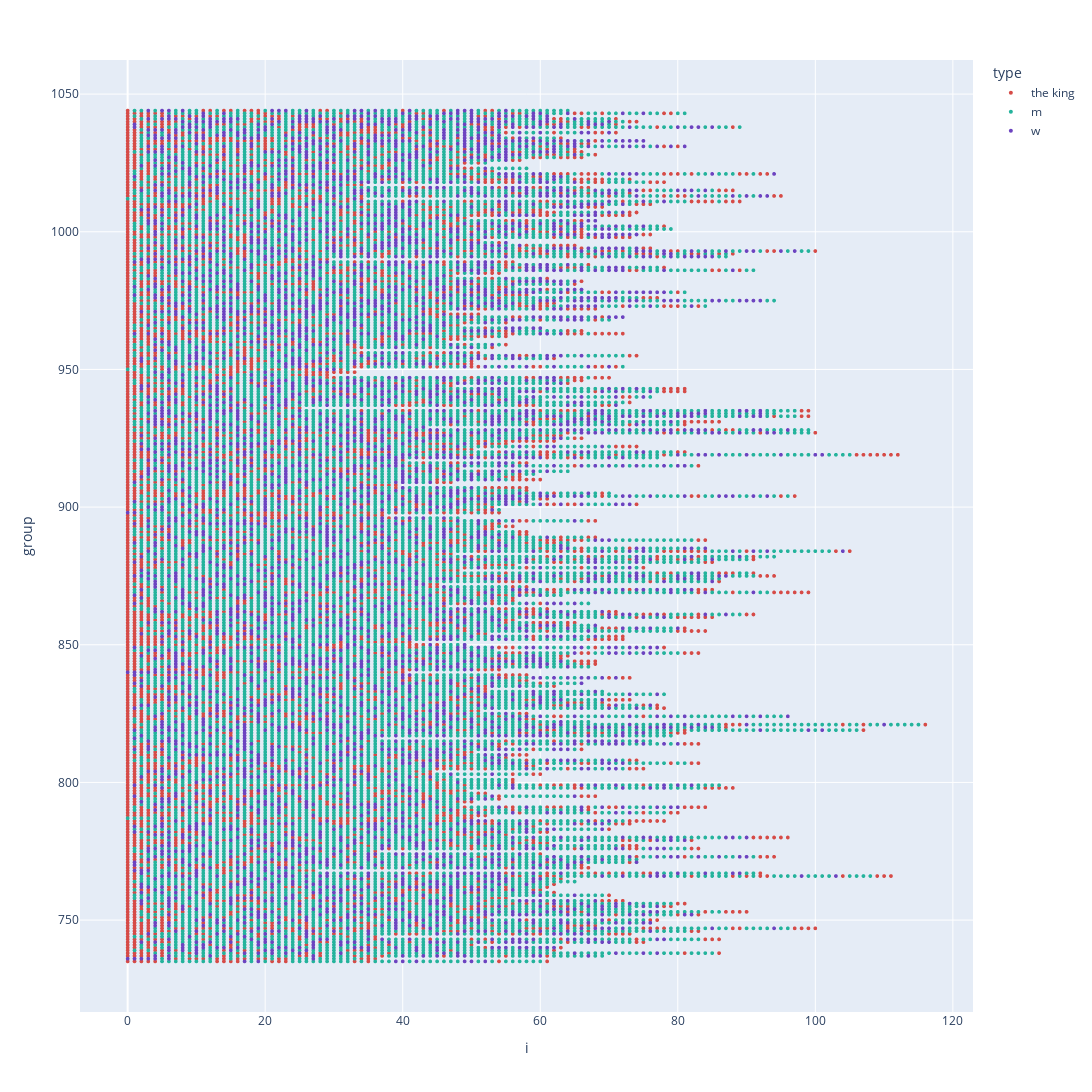

Notebook source saved alongside this figure:
### Markdown cell above
## The same but interactive

### Code cell
import plotly.express as px
#df_sitzung = pd.DataFrame(records)

fig = px.scatter(df_sitzung,
    x="i", y="group",
    color="type",
    hover_data={"sitzung_date": "|%Y-%m-%d %H:00"},
    width=1200, height=2200,
    color_discrete_sequence=["#d64b47", "#24b39c", "#6c43c0"])

# Change marker size
fig.update_traces(marker=dict(size=4), selector=dict(mode='markers'))

fig.show()

### Figure 1 — Plotly figure (JSON) as saved in the notebook; plotly's stock layout.template omitted (floating-point values rounded to 4 significant figures; data arrays with more than 128 entries replaced by an {"elided": "..."} marker saying what was removed)
{"data": [{"customdata": {"elided": "4623x1 str values"}, "hovertemplate": "type=the king<br>i=%{x}<br>group=%{y}<br>sitzung_date=%{customdata[0]|%Y-%m-%d %H:00}<extra></extra>", "legendgroup": "the king", "marker": {"color": "#d64b47", "size": 4, "symbol": "circle"}, "mode": "markers", "name": "the king", "showlegend": true, "type": "scattergl", "x": {"elided": "4623 int values"}, "xaxis": "x", "y": {"elided": "4623 int values"}, "yaxis": "y"}, {"customdata": {"elided": "11311x1 str values"}, "hovertemplate": "type=m<br>i=%{x}<br>group=%{y}<br>sitzung_date=%{customdata[0]|%Y-%m-%d %H:00}<extra></extra>", "legendgroup": "m", "marker": {"color": "#24b39c", "size": 4, "symbol": "circle"}, "mode": "markers", "name": "m", "showlegend": true, "type": "scattergl", "x": {"elided": "11311 int values"}, "xaxis": "x", "y": {"elided": "11311 int values"}, "yaxis": "y"}, {"customdata": {"elided": "5096x1 str values"}, "hovertemplate": "type=w<br>i=%{x}<br>group=%{y}<br>sitzung_date=%{customdata[0]|%Y-%m-%d %H:00}<extra></extra>", "legendgroup": "w", "marker": {"color": "#6c43c0", "size": 4, "symbol": "circle"}, "mode": "markers", "name": "w", "showlegend": true, "type": "scattergl", "x": {"elided": "5096 int values"}, "xaxis": "x", "y": {"elided": "5096 int values"}, "yaxis": "y"}], "layout": {"height": 2200, "legend": {"title": {"text": "type"}, "tracegroupgap": 0}, "margin": {"t": 60}, "width": 1200, "xaxis": {"anchor": "y", "domain": [0, 1], "title": {"text": "i"}}, "yaxis": {"anchor": "x", "domain": [0, 1], "title": {"text": "group"}}}}
